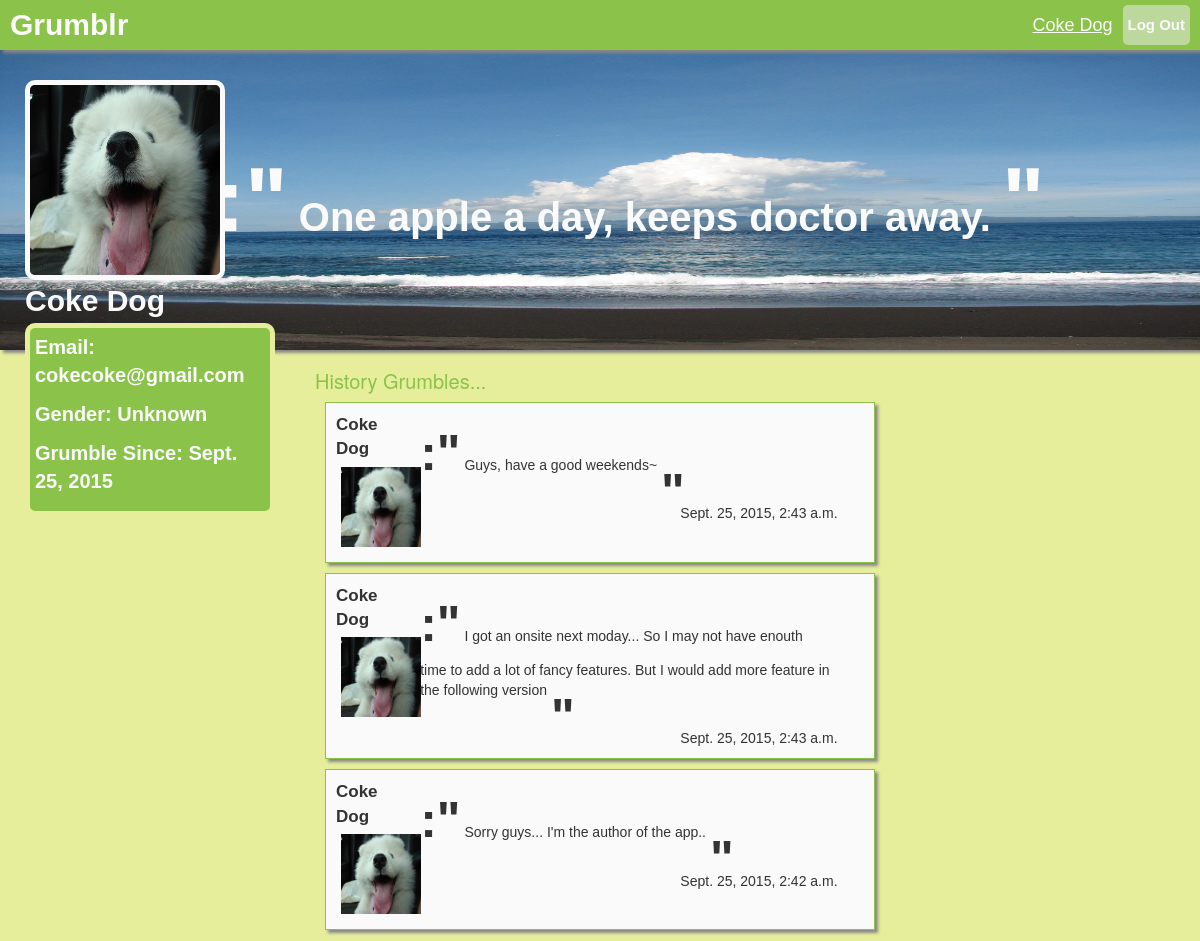
Screenshot of /profile (signed in) with the database file from the repository.
### grumblr/models.py (models this page shows, shortened)
class UserProfile(models.Model):
    user = models.OneToOneField(User, unique=True)
    firstname = models.TextField(default="")
    lastname = models.TextField(default="")
    photo = models.ImageField(upload_to="documents/%y/%m/%d", default=default_photo)
    background = models.ImageField(upload_to="documents/%y/%m/%d", default=default_background)
    email = models.TextField()
    gender = models.TextField(default="Unknown")
    saying = models.TextField(default="My Heart Is In The Work!")
    def get_name(self):
        return str(self.firstname) + " " + str(self.lastname)
    def get_email(self):
        return self.email
    def get_photo(self):
        return settings.MEDIA_URL + str(self.photo)
    def get_background(self):
        return settings.MEDIA_URL + str(self.background)
    def get_gender(self):
        return self.gender
    def get_age(self):
        return self.user.date_joined.date()
    def get_saying(self):
        return self.saying

class grumble(models.Model):
    text = models.CharField(max_length=45)
    time = models.DateTimeField(auto_now=True, blank=True)
    user = models.ForeignKey(User)
    def get_name(self):
        return self.user.userprofile.get_name()
    def get_text(self):
        return self.text
    def get_time(self):
        return self.time

### grumblr/views.py (the view)
# urls.py: url(r'^profile$', 'grumblr.views.profile'),
@login_required
def profile(request, username=""):
    context = {}
    errors = []
    context['errors'] = errors
    if request.method == "GET":
        if len(username) == 0:
            user = request.user
        else:
            user = User.objects.get(username=username)
        grumbles = grumble.objects.filter(user=user)
        context['grumbles'] = grumbles
        context['user'] = request.user
        profile = user.userprofile
        context['profile'] = profile
        return render(request, 'grumblr/profile.html', context)
    return render(request, 'grumblr/profile.html', context)

### grumblr/templates/grumblr/profile.html (shortened to what this page needs)
<!DOCTYPE html>
<html>
<head lang="en">
    <link href="/static/css/grumblr/bootstrap.css" rel="stylesheet" type="text/css">
    <link href="/static/css/grumblr/global_post.css" rel="stylesheet" type="text/css">
</head>
<body>
<div class="topbar">
    <div id="title_text">
        <a href="/home">Grumblr</a>
    </div>
    <div class="log_btn">
        <a href="/login">Log Out</a>
    </div>
    <a href="/profile" style="font-size:18px;float:right;font-weight:normal;text-decoration:underline;margin-right:10px;">
        {{ user.userprofile.get_name }}
    </a>
</div>
<div class="content">
    <row>
        <div class="profile_pane" style="background: url({{ profile.get_background }}) no-repeat; background-size: 100% 100%">
            <div class="col-md-3">
                <div class="user_info">
                    <img src={{ profile.get_photo }} class="user_info_photo">
                    <p class="user_info_name">{{ profile.get_name }}</p>
                    <div class="user_info_table">
                        <p>Email: {{ profile.get_email }}</p>
                        <p>Gender: {{ profile.get_gender }}</p>
                        <p>Grumble Since: {{ profile.get_age }}</p>
                    </div>
                </div>
            </div>
            <div class="col-md-9 signature_pane">
                <div class="signature">
                    <span class="signature_quotes1">:"</span>
                    <span>{{ profile.get_saying }}</span>
                    <span class="signature_quotes2">"</span>
                </div>
            </div>
        </div>
    </row>
    <row>
        <div class="col-md-6 middle-cols">
            <div class="history_post">
                <h3>History Grumbles...</h3>
                {% for grumble in grumbles reversed %}
                <div class="grumble">
                    <div>
                        <p class="user_name">{{ grumble.get_name }}</p>
                        <a href="/profile">
                        <img src = {{ grumble.user.userprofile.get_photo }} class="photo">
                        </a>
                    </div>
                    <div class="grumble_content">
                        <div class="grumble_text">
                            <span class="quotes">:"</span>
                            <span class="text">{{ grumble.get_text }}</span>
                            <span class="quotes2">"</span>
                        </div>
                        <div class="grumble_time">
                            {{ grumble.get_time }}
                        </div>
                    </div>
                </div>
                {% endfor %}
        </div>
    </row>
</div>
</body>
</html>

### grumblr/static/css/grumblr/global_post.css (style rules this page uses)
body { background-color: #E6EE9C; }
.topbar { background-color: #8BC34A; color:#fafafa; font-family:Arial, sans-serif; font-weight:bold; font-size:30px; height: 50px; line-height: 50px; width: 100%; position:fixed; top: 0; right: 0; z-index:100; box-shadow: 3px 3px 3px #888; }
#title_text { float:left; margin-left:10px; }
a, a:hover, a:focus { color:#fafafa; text-decoration: none; }
.log_btn { color:#fafafa; background-color: rgba(238,238,238,0.5); font-family:Arial, sans-serif; font-weight:bold; font-size:15px; height:40px; line-height:40px; padding-left:5px; padding-right:5px; margin-right:10px; margin-top:5px; border-radius:5px; float:right; }
.content { margin-top:50px; }
.photo { width:80px; height:80px; float:left; margin:5px; }
.grumble { margin:10px; border-style:solid; border-width:1px; border-color:#8BC34A; background-color:#fafafa; padding:10px; font-family:Arial, sans-serif; font-color: #424242; box-shadow: 3px 3px 3px #888; }
.grumble .user_name { pading:0px; margin:0px; }
.grumble > div:first-of-type { float:left; width:15%; font-family:Arial, sans-serif; font-size:17px; font-color: #424242; font-weight: bold; }
.grumble > div:nth-of-type(2) { float:left; width:80%; }
.grumble .grumble_text { padding:5px; margin-bottom:-30px; }
.grumble .text { vertical-align: baseline; }
.grumble .quotes { font-family:Arial, sans-serif; font-size:50px; font-color: #424242; font-weight: bold; }
.grumble .grumble_content { float:right; }
.grumble .quotes2 { font-family:Arial, sans-serif; font-size:50px; font-color: #424242; font-weight: bold; vertical-align: text-top; }
.grumble .grumble_time { float:right; }
.profile_pane { background-color:#fafafa; height:300px; }
.profile_pane { background-size:100% 150%; box-shadow: 3px 3px 3px #888; }
.user_info { padding:10px; margin-top:20px; }
.user_info_photo { width:200px; height:200px; border-style: solid; border-color: #fafafa; border-radius: 10px; border-width: 5px; }
.user_info_name { font-family:Arial, sans-serif; font-size:30px; color: #fafafa; font-weight: bold; margin-bottom: 0; }
.user_info_table { background-color:#8BC34A; border-style: solid; border-color: #E6EE9C; border-radius: 10px; border-width: 5px; font-family:Arial, sans-serif; font-size:20px; color: #fafafa; font-weight: bold; padding:5px; }
.signature_pane { position:relative; height:300px; }
.profile_pane .signature { font-family:Arial, sans-serif; font-size:40px; height:200px; line-height:200px; color: #fafafa; font-weight: bold; position:absolute; margin:-100px; top:50%; }
.signature_quotes1 { font-size:90px; }
.signature_quotes2 { font-size:90px; }
.history_post h3 { color:#8BC34A; font-size:20px; }

### rows the page displays
UserProfile: get_background (picture), get_photo (picture), get_name "Coke Dog", get_email "cokecoke@gmail.com", get_gender "Unknown", get_age "Sept. 25, 2015", get_saying "One apple a day, keeps doctor away."
grumble: get_name "Coke Dog", user.userprofile.get_photo (picture), get_text "Guys, have a good weekends~", get_time "Sept. 25, 2015, 2:43 a.m."
grumble: get_name "Coke Dog", user.userprofile.get_photo (picture), get_text "I got an onsite next moday... So I may not have enouth time to add a lot of fancy features. But I would add more feature in the following version", get_time "Sept. 25, 2015, 2:43 a.m."
grumble: get_name "Coke Dog", user.userprofile.get_photo (picture), get_text "Sorry guys... I'm the author of the app..", get_time "Sept. 25, 2015, 2:42 a.m."

### other values shown
{{ user.userprofile.get_name }} "Coke Dog"
